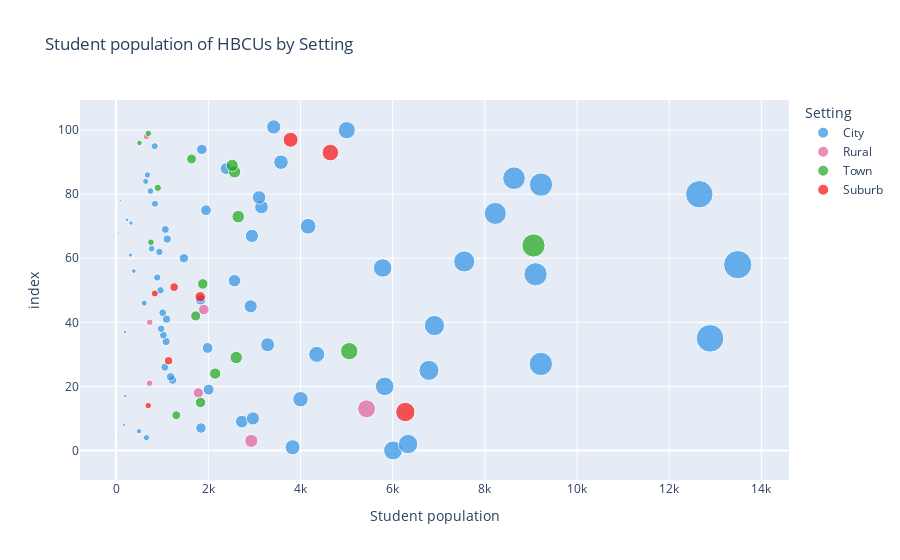

Notebook code cell kept with this figure:
### Code cell
#create scatterplot
fig = px.scatter(df,x=df['Student population'],
                 size=df['Student population'],
                 hover_name=df['Name'],
                 title='Student population of HBCUs by Setting', 
                 color_discrete_sequence=px.colors.qualitative.Dark24,
                 color=df["Setting"])
fig.show()

### Figure 1 — Plotly figure (JSON) as saved in the notebook; plotly's stock layout.template omitted (floating-point values rounded to 4 significant figures)
{"data": [{"hovertemplate": "<b>%{hovertext}</b><br><br>Setting=City<br>Student population=%{marker.size}<br>index=%{y}<extra></extra>", "hovertext": ["Alabama A & M University", "Alabama State University", "Albany State University", "Allen University", "American Baptist College", "Arkansas Baptist College", "Benedict College", "Bennett College", "Bethune-Cookman University", "Bishop State Community College", "Clark Atlanta University", "Clinton College", "Coppin State University", "Delaware State University", "Dillard University", "Edward Waters University", "Fayetteville State University", "Fisk University", "Florida Agricultural and Mechanical University", "Gadsden State Community College", "H Councill Trenholm State Community College", "Hampton University", "Harris-Stowe State University", "Howard University", "Huston-Tillotson University", "Interdenominational Theological Center", "J. F. Drake State Community and Technical College", "Jackson State University", "Johnson C Smith University", "Lane College", "Lawson State Community College", "Le Moyne-Owen College", "Lincoln University", "Meharry Medical College", "Morehouse College", "Morehouse School of Medicine", "Morgan State University", "Morris College", "Norfolk State University", "North Carolina A & T State University", "North Carolina Central University", "Oakwood University", "Paine College", "Paul Quinn College", "Philander Smith University", "Saint Augustine's University", "Savannah State University", "Shaw University", "Shelton State Community College", "Shorter College", "Simmons College of Kentucky", "Southern University and A & M College", "Southern University at New Orleans", "Southern University at Shreveport", "Southern University Law Center", "Spelman College", "St Philip's College", "Stillman College", "Tennessee State University", "Texas College", "Texas Southern University", "Tougaloo College", "University of Arkansas at Pine Bluff", "University of the District of Columbia", "Virginia Union University", "Virginia University of Lynchburg", "Winston-Salem State University", "Xavier University of Louisiana"], "legendgroup": "City", "marker": {"color": "#2E91E5", "size": [6007, 3828, 6334, 657, 53, 497, 1840, 168, 2727, 2968, 4000, 197, 2006, 5826, 1224, 1181, 6787, 1055, 9215, 4352, 1984, 3286, 1084, 12886, 1025, 193, 976, 6906, 1093, 1010, 2919, 609, 1833, 962, 2567, 891, 9101, 384, 5783, 13487, 7553, 1470, 310, 938, 769, 1108, 2945, 1067, 4166, 321, 237, 8226, 1950, 3154, 843, 3102, 12653, 744, 9218, 642, 8632, 677, 2387, 3577, 1860, 837, 5004, 3419], "sizemode": "area", "sizeref": 33.72, "symbol": "circle"}, "mode": "markers", "name": "City", "orientation": "h", "showlegend": true, "type": "scatter", "x": [6007, 3828, 6334, 657, 53, 497, 1840, 168, 2727, 2968, 4000, 197, 2006, 5826, 1224, 1181, 6787, 1055, 9215, 4352, 1984, 3286, 1084, 12886, 1025, 193, 976, 6906, 1093, 1010, 2919, 609, 1833, 962, 2567, 891, 9101, 384, 5783, 13487, 7553, 1470, 310, 938, 769, 1108, 2945, 1067, 4166, 321, 237, 8226, 1950, 3154, 843, 3102, 12653, 744, 9218, 642, 8632, 677, 2387, 3577, 1860, 837, 5004, 3419], "xaxis": "x", "y": [0, 1, 2, 4, 5, 6, 7, 8, 9, 10, 16, 17, 19, 20, 22, 23, 25, 26, 27, 30, 32, 33, 34, 35, 36, 37, 38, 39, 41, 43, 45, 46, 47, 50, 53, 54, 55, 56, 57, 58, 59, 60, 61, 62, 63, 66, 67, 69, 70, 71, 72, 74, 75, 76, 77, 79, 80, 81, 83, 84, 85, 86, 88, 90, 94, 95, 100, 101], "yaxis": "y"}, {"hovertemplate": "<b>%{hovertext}</b><br><br>Setting=Rural<br>Student population=%{marker.size}<br>index=%{y}<extra></extra>", "hovertext": ["Alcorn State University", "Central State University", "Coahoma Community College", "Denmark Technical College", "Jarvis Christian University", "Langston University", "Wilberforce University"], "legendgroup": "Rural", "marker": {"color": "#E15F99", "size": [2933, 5434, 1783, 725, 729, 1903, 656], "sizemode": "area", "sizeref": 33.72, "symbol": "circle"}, "mode": "markers", "name": "Rural", "orientation": "h", "showlegend": true, "type": "scatter", "x": [2933, 5434, 1783, 725, 729, 1903, 656], "xaxis": "x", "y": [3, 13, 18, 21, 40, 44, 98], "yaxis": "y"}, {"hovertemplate": "<b>%{hovertext}</b><br><br>Setting=Town<br>Student population=%{marker.size}<br>index=%{y}<extra></extra>", "hovertext": ["Bluefield State University", "Claflin University", "Elizabeth City State University", "Fort Valley State University", "Grambling State University", "Kentucky State University", "Mississippi Valley State University", "Prairie View A & M University", "Rust College", "Selma University", "South Carolina State University", "Southwestern Christian College", "Talladega College", "Tuskegee University", "University of Maryland Eastern Shore", "University of the Virgin Islands", "Voorhees University", "Wiley University"], "legendgroup": "Town", "marker": {"color": "#1CA71C", "size": [1306, 1830, 2149, 2605, 5058, 1726, 1879, 9056, 755, 50, 2649, 88, 903, 2570, 2518, 1636, 507, 698], "sizemode": "area", "sizeref": 33.72, "symbol": "circle"}, "mode": "markers", "name": "Town", "orientation": "h", "showlegend": true, "type": "scatter", "x": [1306, 1830, 2149, 2605, 5058, 1726, 1879, 9056, 755, 50, 2649, 88, 903, 2570, 2518, 1636, 507, 698], "xaxis": "x", "y": [11, 15, 24, 29, 31, 42, 52, 64, 65, 68, 73, 78, 82, 87, 89, 91, 96, 99], "yaxis": "y"}, {"hovertemplate": "<b>%{hovertext}</b><br><br>Setting=Suburb<br>Student population=%{marker.size}<br>index=%{y}<extra></extra>", "hovertext": ["Bowie State University", "Cheyney University of Pennsylvania", "Florida Memorial University", "Lincoln University", "Livingstone College", "Miles College", "Virginia State University", "West Virginia State University"], "legendgroup": "Suburb", "marker": {"color": "#FB0D0D", "size": [6275, 697, 1137, 1824, 839, 1258, 4648, 3785], "sizemode": "area", "sizeref": 33.72, "symbol": "circle"}, "mode": "markers", "name": "Suburb", "orientation": "h", "showlegend": true, "type": "scatter", "x": [6275, 697, 1137, 1824, 839, 1258, 4648, 3785], "xaxis": "x", "y": [12, 14, 28, 48, 49, 51, 93, 97], "yaxis": "y"}], "layout": {"legend": {"itemsizing": "constant", "title": {"text": "Setting"}, "tracegroupgap": 0}, "title": {"text": "Student population of HBCUs by Setting"}, "xaxis": {"anchor": "y", "domain": [0, 1], "title": {"text": "Student population"}}, "yaxis": {"anchor": "x", "domain": [0, 1], "title": {"text": "index"}}}}
